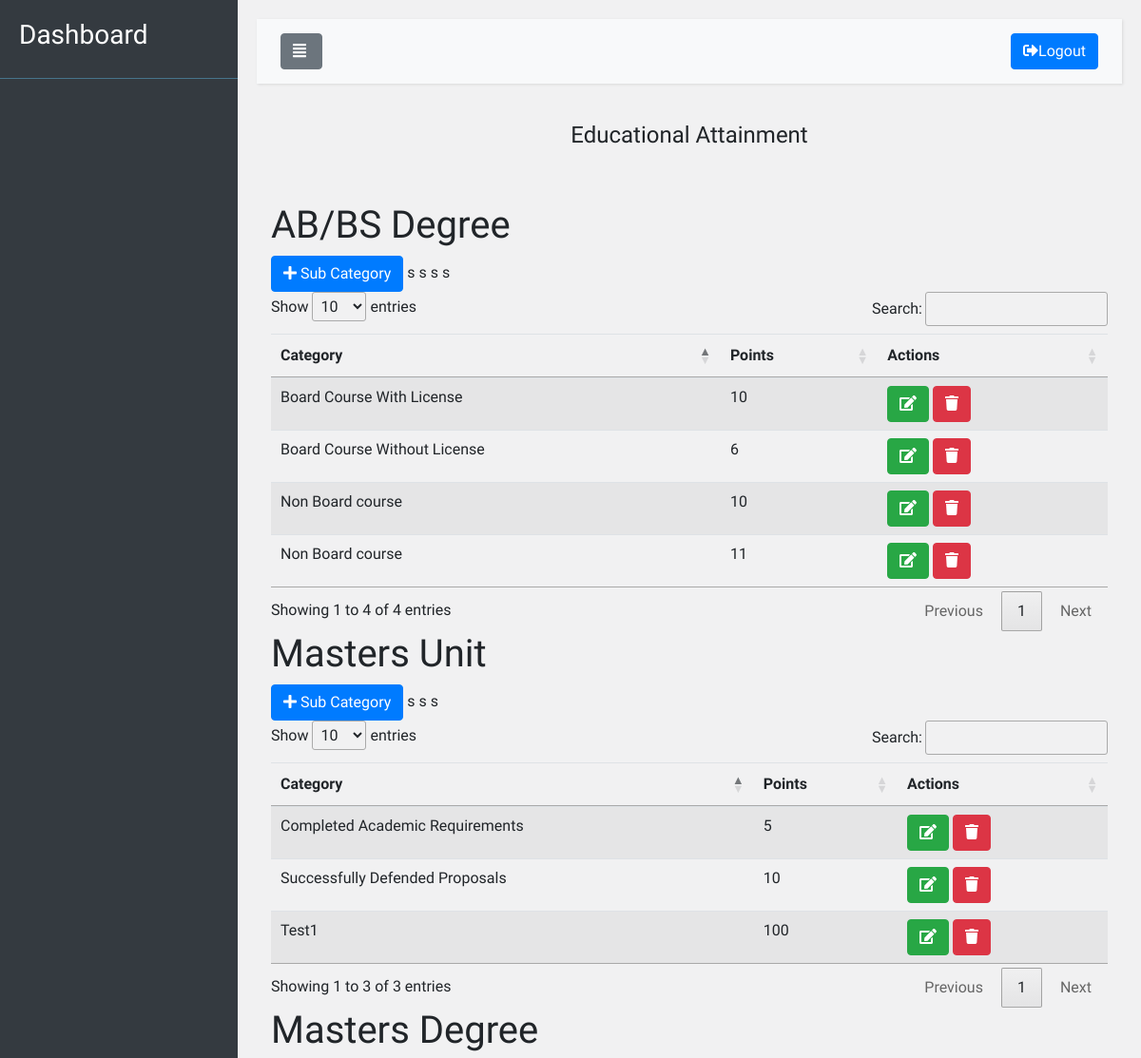
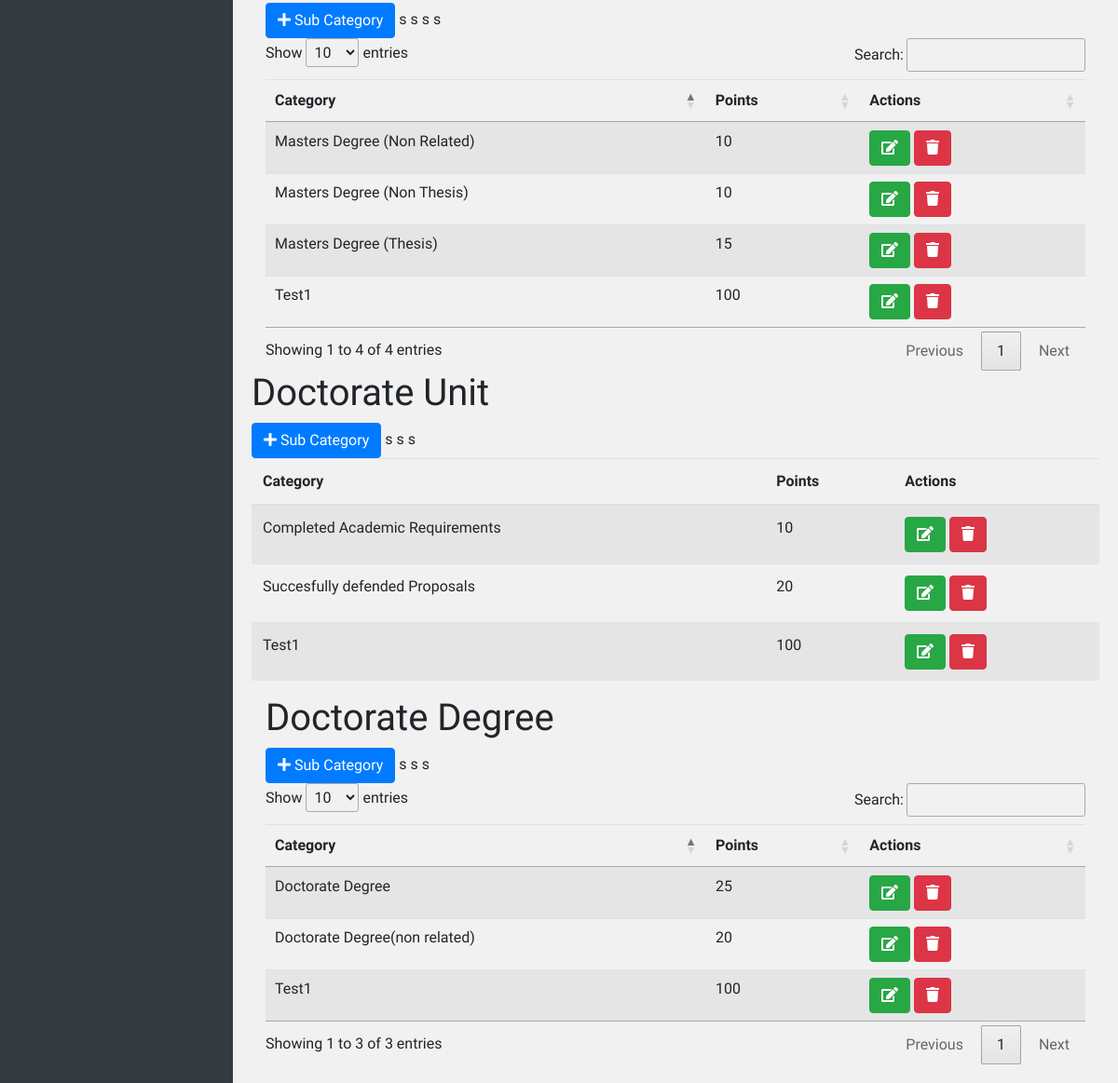
The page / on the database its author committed (2 pictures, top to bottom).
### tables this page shows
CREATE TABLE `subcat1_tbl` (
  `id` int(11) NOT NULL,
  `category_name` varchar(100) NOT NULL,
  `parent_category` varchar(100) NOT NULL,
  `points` int(11) NOT NULL
);

CREATE TABLE `subcat2_tbl` (
  `id` int(11) NOT NULL,
  `category_name` varchar(111) NOT NULL,
  `parent_category` varchar(111) NOT NULL,
  `points` int(11) NOT NULL
);

CREATE TABLE `subcat3_tbl` (
  `id` int(11) NOT NULL,
  `category_name` varchar(100) NOT NULL,
  `parent_category` varchar(100) NOT NULL,
  `points` int(10) NOT NULL
);

CREATE TABLE `subcat4_tbl` (
  `id` int(11) NOT NULL,
  `category_name` varchar(100) NOT NULL,
  `parent_category` varchar(100) NOT NULL,
  `points` int(11) NOT NULL
);

CREATE TABLE `subcat5_tbl` (
  `id` int(11) NOT NULL,
  `category_name` varchar(100) NOT NULL,
  `parent_category` varchar(100) NOT NULL,
  `points` int(11) NOT NULL
);

### controller/functions.php (the view, shortened to what this page needs)
<?php
function ViewTable1(){
 require 'controller/connection.php';
 $result = mysqli_query($db,"SELECT * FROM subcat1_tbl");
 while ($row = mysqli_fetch_assoc($result)) {
   $id=$row['id'];
   $category_name=$row['category_name'];
   $points=$row['points'];
   echo
   '
   <tr class="">
   <td>'.$category_name.'</td>
   <td>'.$points.'</td>
   <td>
   <a class="btn btn-success" style="color:white;" data-toggle="modal" data-target="#ModalEdit'.$id.'" title="Edit"><li class="fa fa-edit"></li></a>
   <a class="btn btn-danger"  style="color:white;" data-toggle="modal" data-target="#ModalDelete'.$id.'" title="Delete"><li class="fa fa-trash"></li></a>
   </td>
   </tr>
   <div class="modal fade" id="ModalDelete'.$id.'" tabindex="-1" role="dialog" aria-labelledby="myModalLabel" aria-hidden="true">
   <input type="hidden" name="delete_id" value="'.$id.'">
   </div>s
   <div class="modal fade" id="ModalEdit'.$id.'" tabindex="-1" role="dialog" aria-labelledby="myModalLabel" aria-hidden="true">
   <input type="hidden" name="edit_id" value="'.$id.'">
   <input type="text" class="form-control" name="category_name" placeholder=" Name" value="'.$category_name.'">
   <input type="text" class="form-control" name="points" placeholder="Address" value="'.$points.'">
   </div>
   ';
}
}
function ViewTable2(){
 require 'controller/connection.php';
 $result = mysqli_query($db,"SELECT * FROM subcat2_tbl");
 while ($row = mysqli_fetch_assoc($result)) {
   $id=$row['id'];
   $category_name=$row['category_name'];
   $points=$row['points'];
   echo
   '
   <tr class="">
   <td>'.$category_name.'</td>
   <td>'.$points.'</td>
   <td>
   <a class="btn btn-success" style="color:white;" data-toggle="modal" data-target="#ModalEdit'.$id.'" title="Edit"><li class="fa fa-edit"></li></a>
   <a class="btn btn-danger"  style="color:white;" data-toggle="modal" data-target="#ModalDelete'.$id.'" title="Delete"><li class="fa fa-trash"></li></a>
   </td>
   </tr>
   <div class="modal fade" id="ModalDelete'.$id.'" tabindex="-1" role="dialog" aria-labelledby="myModalLabel" aria-hidden="true">
   <input type="hidden" name="delete_id" value="'.$id.'">
   </div>s
   <div class="modal fade" id="ModalEdit'.$id.'" tabindex="-1" role="dialog" aria-labelledby="myModalLabel" aria-hidden="true">
   <input type="hidden" name="edit_id" value="'.$id.'">
   <input type="text" class="form-control" name="category_name" placeholder=" Name" value="'.$category_name.'">
   <input type="text" class="form-control" name="points" placeholder="Address" value="'.$points.'">
   </div>
   ';
}
}
function ViewTable3(){
 require 'controller/connection.php';
 $result = mysqli_query($db,"SELECT * FROM subcat3_tbl");
 while ($row = mysqli_fetch_assoc($result)) {
   $id=$row['id'];
   $category_name=$row['category_name'];
   $points=$row['points'];
   echo
   '
   <tr class="">
   <td>'.$category_name.'</td>
   <td>'.$points.'</td>
   <td>
   <a class="btn btn-success" style="color:white;" data-toggle="modal" data-target="#ModalEdit'.$id.'" title="Edit"><li class="fa fa-edit"></li></a>
   <a class="btn btn-danger"  style="color:white;" data-toggle="modal" data-target="#ModalDelete'.$id.'" title="Delete"><li class="fa fa-trash"></li></a>
   </td>
   </tr>
   <div class="modal fade" id="ModalDelete'.$id.'" tabindex="-1" role="dialog" aria-labelledby="myModalLabel" aria-hidden="true">
   <input type="hidden" name="delete_id" value="'.$id.'">
   </div>s
   <div class="modal fade" id="ModalEdit'.$id.'" tabindex="-1" role="dialog" aria-labelledby="myModalLabel" aria-hidden="true">
   <input type="hidden" name="edit_id" value="'.$id.'">
   <input type="text" class="form-control" name="category_name" placeholder=" Name" value="'.$category_name.'">
   <input type="text" class="form-control" name="points" placeholder="Address" value="'.$points.'">
   </div>
   ';
}
}
function ViewTable4(){
 require 'controller/connection.php';
 $result = mysqli_query($db,"SELECT * FROM subcat4_tbl");
 while ($row = mysqli_fetch_assoc($result)) {
   $id=$row['id'];
   $category_name=$row['category_name'];
   $points=$row['points'];
   echo
   '
   <tr class="">
   <td>'.$category_name.'</td>
   <td>'.$points.'</td>
   <td>
   <a class="btn btn-success" style="color:white;" data-toggle="modal" data-target="#ModalEdit'.$id.'" title="Edit"><li class="fa fa-edit"></li></a>
   <a class="btn btn-danger"  style="color:white;" data-toggle="modal" data-target="#ModalDelete'.$id.'" title="Delete"><li class="fa fa-trash"></li></a>
   </td>
   </tr>
   <div class="modal fade" id="ModalDelete'.$id.'" tabindex="-1" role="dialog" aria-labelledby="myModalLabel" aria-hidden="true">
   <input type="hidden" name="delete_id" value="'.$id.'">
   </div>s
   <div class="modal fade" id="ModalEdit'.$id.'" tabindex="-1" role="dialog" aria-labelledby="myModalLabel" aria-hidden="true">
   <input type="hidden" name="edit_id" value="'.$id.'">
   <input type="text" class="form-control" name="category_name" placeholder=" Name" value="'.$category_name.'">
   <input type="text" class="form-control" name="points" placeholder="Address" value="'.$points.'">
   </div>
   ';
}
}
function ViewTable5(){
 require 'controller/connection.php';
 $result = mysqli_query($db,"SELECT * FROM subcat5_tbl");
 while ($row = mysqli_fetch_assoc($result)) {
   $id=$row['id'];
   $category_name=$row['category_name'];
   $points=$row['points'];
   echo
   '
   <tr class="">
   <td>'.$category_name.'</td>
   <td>'.$points.'</td>
   <td>
   <a class="btn btn-success" style="color:white;" data-toggle="modal" data-target="#ModalEdit'.$id.'" title="Edit"><li class="fa fa-edit"></li></a>
   <a class="btn btn-danger"  style="color:white;" data-toggle="modal" data-target="#ModalDelete'.$id.'" title="Delete"><li class="fa fa-trash"></li></a>
   </td>
   </tr>
   <div class="modal fade" id="ModalDelete'.$id.'" tabindex="-1" role="dialog" aria-labelledby="myModalLabel" aria-hidden="true">
   <input type="hidden" name="delete_id" value="'.$id.'">
   </div>s
   <div class="modal fade" id="ModalEdit'.$id.'" tabindex="-1" role="dialog" aria-labelledby="myModalLabel" aria-hidden="true">
   <input type="hidden" name="edit_id" value="'.$id.'">
   <input type="text" class="form-control" name="category_name" placeholder=" Name" value="'.$category_name.'">
   <input type="text" class="form-control" name="points" placeholder="Address" value="'.$points.'">
   </div>
   ';
}
}
?>

### index.php (shortened to what this page needs)
<!DOCTYPE html>
<html>
<head>
    <link rel="stylesheet" href="https://stackpath.bootstrapcdn.com/bootstrap/4.1.0/css/bootstrap.min.css">
    <link rel="stylesheet" href="css/style.css">
    <link rel="stylesheet" type="text/css" href="https://cdn.datatables.net/1.10.16/css/jquery.dataTables.min.css">
</head>
<body>
    <div class="wrapper">
        <nav id="sidebar">
            <div class="sidebar-header">
                <h3>Dashboard</h3>
            </div>
        </nav>
        <div id="content">
            <nav class="navbar navbar-expand-lg navbar-light bg-light">
                <div class="container-fluid">
                    <button type="button" id="sidebarCollapse" class="btn btn-secondary">
                        <i class="fas fa-align-justify"></i>
                    </button>
                    <div class="collapse navbar-collapse" id="navbarSupportedContent">
                        <ul class="nav navbar-nav ml-auto">
                            <?php
                                require 'controller/functions.php';
                            ?>
                            <form method="post">
                                <button type="submit" name="signout" class="btn btn-primary"> <i class="fas fa-sign-out-alt"></i>Logout</button>
                            </form>
                        </ul>
                    </div>
                </div>
            </nav>
            <div class="container">
                <div class="row">
                    <div class="col-md-12">
                        <center>
                            <h4>Educational Attainment</h4>
                        </center>
                        <br> <br>
                        <div class="table-responsive">
                            <h1>AB/BS Degree</h1>
                             <button type="button" class="btn btn-primary btn-md" data-toggle="modal" data-target="#Table1Modal">
                            <span class="fa fa-plus"> </span> Sub Category
                        </button>
                            <table id="mydatatable1" class="table table-bordred table-striped">
                                <thead>
                                    <th>Category</th>
                                    <th>Points</th>
                                    <th>Actions</th>
                                </thead>
                                <tbody>
                                    <?php
                                   echo ViewTable1();
                                    ?>
                                </tbody>
                            </table>
                             <div class="table-responsive">
                            <h1>Masters Unit</h1>
                            <button type="button" class="btn btn-primary btn-md" data-toggle="modal" data-target="#Table2Modal">
                            <span class="fa fa-plus"> </span> Sub Category
                        </button>
                            <table id="mydatatable2" class="table table-bordred table-striped">
                                <thead>
                                    <th>Category</th>
                                    <th>Points</th>
                                    <th>Actions</th>
                                </thead>
                                <tbody>
                                    <?php
                                   echo ViewTable2  ();
                                    ?>
                                </tbody>
                            </table>
                        </div>
                    </div>
                             <div class="table-responsive">
                            <h1>Masters Degree</h1>
                            <button type="button" class="btn btn-primary btn-md" data-toggle="modal" data-target="#Table3Modal">
                            <span class="fa fa-plus"> </span> Sub Category
                        </button>
                            <table id="mydatatable3" class="table table-bordred table-striped">
                                <thead>
                                    <th>Category</th>
                                    <th>Points</th>
                                    <th>Actions</th>
                                </thead>
                                <tbody>
                                    <?php
                                   echo ViewTable3  ();
                                    ?>
                                </tbody>
                            </table>
                        </div>
                    </div>
                            <div class="table-responsive">
                            <h1>Doctorate Unit</h1>
                            <button type="button" class="btn btn-primary btn-md" data-toggle="modal" data-target="#Table4Modal">
                            <span class="fa fa-plus"> </span> Sub Category
                        </button>
                            <table id="mydatatable4" class="table table-bordred table-striped">
                                <thead>
                                    <th>Category</th>
                                    <th>Points</th>
                                    <th>Actions</th>
                                </thead>
                                <tbody>
                                    <?php
                                   echo ViewTable4  ();
                                    ?>
                                </tbody>
                            </table>
                        </div>
                    </div>
                             <div class="table-responsive">
                            <h1>Doctorate Degree</h1>
                            <button type="button" class="btn btn-primary btn-md" data-toggle="modal" data-target="#Table5Modal">
                            <span class="fa fa-plus"> </span> Sub Category
                        </button>
                            <table id="mydatatable5" class="table table-bordred table-striped">
                                <thead>
                                    <th>Category</th>
                                    <th>Points</th>
                                    <th>Actions</th>
                                </thead>
                                <tbody>
                                    <?php
                                   echo ViewTable5  ();
                                    ?>
                                </tbody>
                            </table>
                        </div>
                    </div>
</body>
</html>

### css/style.css (style rules this page uses)
body { font-family: 'Helvetica', sans-serif; background: #fafafa; }
a, a:hover, a:focus { color: inherit; text-decoration: none; transition: all 0.3s; }
.navbar { padding: 15px 10px; background: #fff; border: none; border-radius: 0; margin-bottom: 40px; box-shadow: 1px 1px 3px rgba(0, 0, 0, 0.1); }
.wrapper { display: flex; align-items: stretch; }
#sidebar { min-width: 250px; max-width: 250px; background: #343a40; color: #fff; transition: all 0.3s; }
#sidebar .sidebar-header { padding: 20px; background: #343a40; border-bottom: 1px solid #47748b; }
#content { width: 100%; padding: 20px; min-height: 100vh; transition: all 0.3s; }
body { background-color: #f1f1f2 }
body { font-size: 1em; }

### rows shown on the page
subcat1_tbl: category_name "Board Course With License", points "10"
subcat1_tbl: category_name "Board Course Without License", points "6"
subcat1_tbl: category_name "Non Board course", points "10"
subcat1_tbl: category_name "Non Board course", points "11"
subcat2_tbl: category_name "Completed Academic Requirements", points "5"
subcat2_tbl: category_name "Successfully Defended Proposals", points "10"
subcat2_tbl: category_name "Test1", points "100"
subcat3_tbl: category_name "Masters Degree (Non Thesis)", points "10"
subcat3_tbl: category_name "Masters Degree (Thesis)", points "15"
subcat3_tbl: category_name "Masters Degree (Non Related)", points "10"
subcat3_tbl: category_name "Test1", points "100"
subcat4_tbl: category_name "Completed Academic Requirements", points "10"
subcat4_tbl: category_name "Succesfully defended Proposals", points "20"
subcat4_tbl: category_name "Test1", points "100"
subcat5_tbl: category_name "Doctorate Degree", points "25"
subcat5_tbl: category_name "Doctorate Degree(non related)", points "20"
subcat5_tbl: category_name "Test1", points "100"
